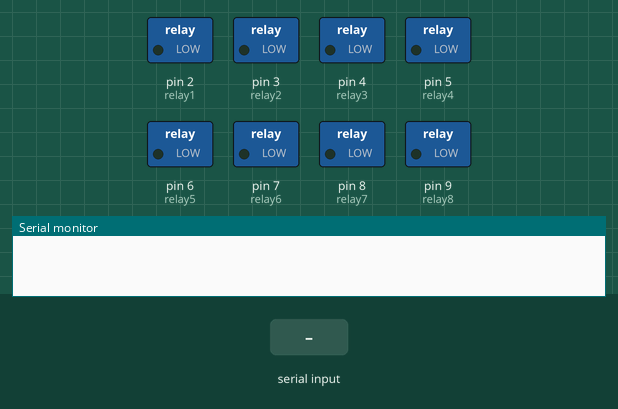
A sketch run on a simulated Arduino Uno, built with avr-gcc and run on an emulated ATmega328P. Shown: switched loads named in the sketch (green lamp = pin HIGH), the last lines printed to the serial monitor. Inputs (shaded band) come from the test bench.

Above: at 1.2 s.
1.3 s: "a" received over Serial
At 1.7 s:
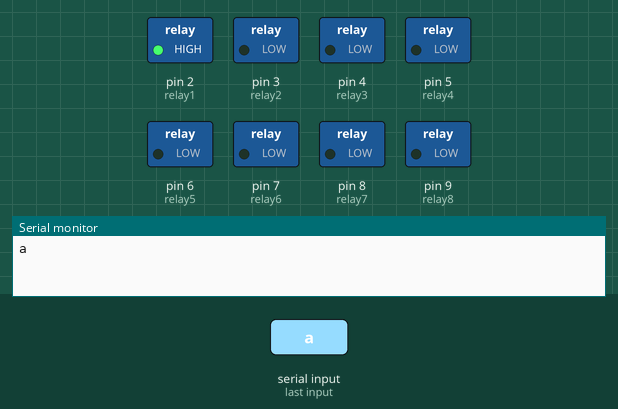
2.8 s: "b" received over Serial
At 4.0 s:
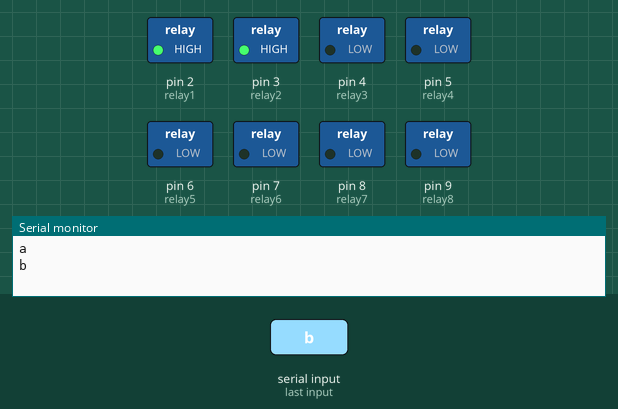
4.3 s: "A" received over Serial
At 5.1 s:
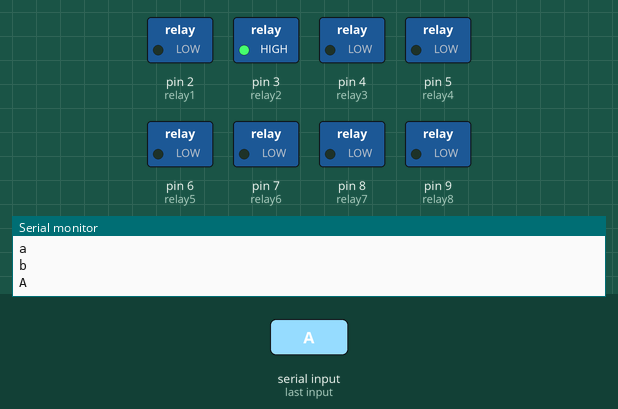
5.8 s: "c" received over Serial
At 6.3 s:
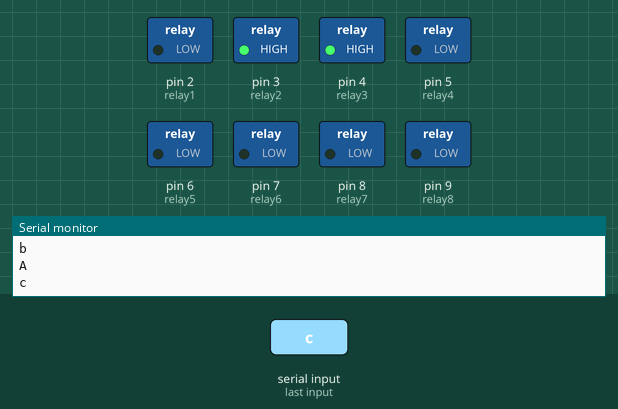
7.3 s: "B" received over Serial
At 8.5 s:
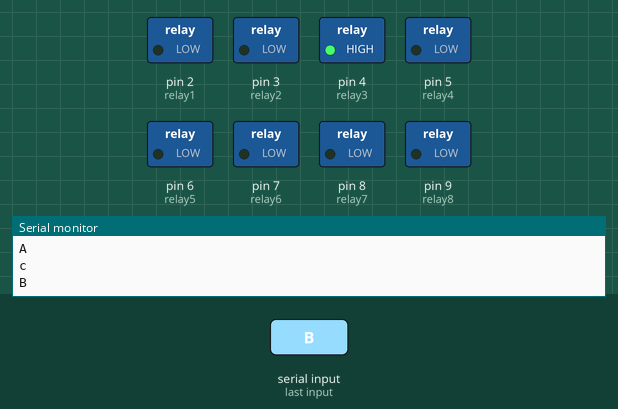
8.8 s: "d" received over Serial
At 9.8 s:
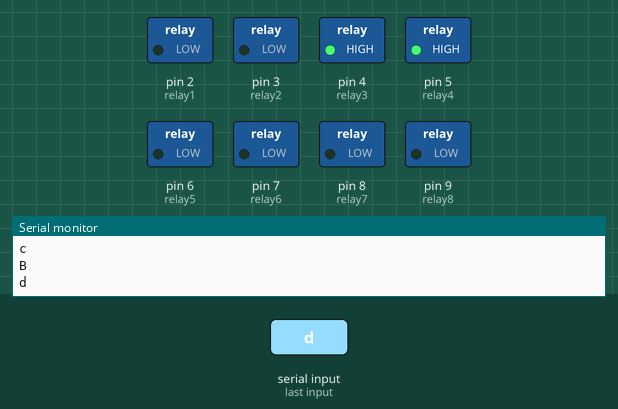
Timing chart, 0 to 11.3 s (numbered marks = the images above; inputs shaded):
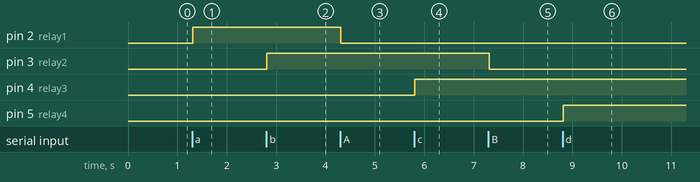

The sketch:

home.ino
```cpp
String inputs;

#define relay1 2  // Connect relay1 to pin 2
#define relay2 3  // Connect relay2 to pin 3
#define relay3 4  // Connect relay3 to pin 4
#define relay4 5  // Connect relay4 to pin 5
#define relay5 6  // Connect relay5 to pin 6
#define relay6 7  // Connect relay6 to pin 7
#define relay7 8  // Connect relay7 to pin 8
#define relay8 9  // Connect relay8 to pin 9

void setup() {
  Serial.begin(9600); // Set baud rate for communication with phone

  // Set relay pins as outputs and switch them OFF initially
  pinMode(relay1, OUTPUT);
  pinMode(relay2, OUTPUT);
  pinMode(relay3, OUTPUT);
  pinMode(relay4, OUTPUT);
  pinMode(relay5, OUTPUT);
  pinMode(relay6, OUTPUT);
  pinMode(relay7, OUTPUT);
  pinMode(relay8, OUTPUT);

  digitalWrite(relay1, LOW);
  digitalWrite(relay2, LOW);
  digitalWrite(relay3, LOW);
  digitalWrite(relay4, LOW);
  digitalWrite(relay5, LOW);
  digitalWrite(relay6, LOW);
  digitalWrite(relay7, LOW);
  digitalWrite(relay8, LOW);
}

void loop() {
  while (Serial.available()) {     // Check if data is available
    delay(10);                     // Small delay for stability
    char c = Serial.read();        // Read a character
    if (c == '#') {                // End of command
      break;
    }
    inputs += c;                   // Append character to input string
  }

  if (inputs.length() > 0) {
    Serial.println(inputs);

    if (inputs == "A") digitalWrite(relay1, LOW);
    else if (inputs == "a") digitalWrite(relay1, HIGH);

    else if (inputs == "B") digitalWrite(relay2, LOW);
    else if (inputs == "b") digitalWrite(relay2, HIGH);

    else if (inputs == "C") digitalWrite(relay3, LOW);
    else if (inputs == "c") digitalWrite(relay3, HIGH);

    else if (inputs == "D") digitalWrite(relay4, LOW);
    else if (inputs == "d") digitalWrite(relay4, HIGH);

    else if (inputs == "E") digitalWrite(relay5, LOW);
    else if (inputs == "e") digitalWrite(relay5, HIGH);

    else if (inputs == "F") digitalWrite(relay6, LOW);
    else if (inputs == "f") digitalWrite(relay6, HIGH);

    else if (inputs == "G") digitalWrite(relay7, LOW);
    else if (inputs == "g") digitalWrite(relay7, HIGH);

    else if (inputs == "H") digitalWrite(relay8, LOW);
    else if (inputs == "h") digitalWrite(relay8, HIGH);

    inputs = ""; // Clear input after processing
  }
}
```

Measured:
- after the input at 1.3 s, pin 2 (relay1): LOW → HIGH at once
- after the input at 2.8 s, pin 3 (relay2): LOW → HIGH at once
- after the input at 4.3 s, pin 2 (relay1): HIGH → LOW at once
- after the input at 5.8 s, pin 4 (relay3): LOW → HIGH at once
- after the input at 7.3 s, pin 3 (relay2): HIGH → LOW at once
- after the input at 8.8 s, pin 5 (relay4): LOW → HIGH at once
